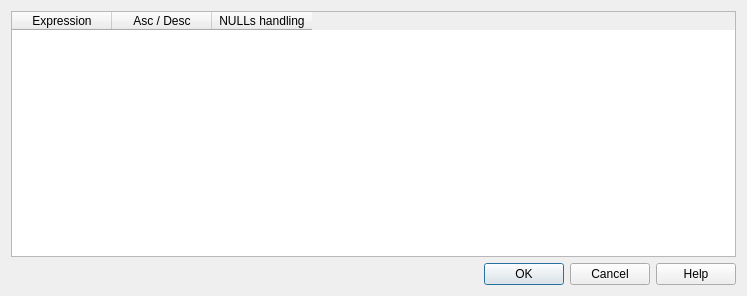
<?xml version="1.0" encoding="UTF-8"?>
<ui version="4.0">
 <class>OrderByDialogBase</class>
 <widget class="QDialog" name="OrderByDialogBase">
  <property name="geometry">
   <rect>
    <x>0</x>
    <y>0</y>
    <width>747</width>
    <height>296</height>
   </rect>
  </property>
  <property name="windowTitle">
   <string>Define Order</string>
  </property>
  <layout class="QGridLayout" name="gridLayout">
   <item row="1" column="0">
    <widget class="QDialogButtonBox" name="buttonBox">
     <property name="orientation">
      <enum>Qt::Horizontal</enum>
     </property>
     <property name="standardButtons">
      <set>QDialogButtonBox::Cancel|QDialogButtonBox::Help|QDialogButtonBox::Ok</set>
     </property>
    </widget>
   </item>
   <item row="0" column="0">
    <widget class="QTableWidget" name="mOrderByTableWidget">
     <column>
      <property name="text">
       <string>Expression</string>
      </property>
     </column>
     <column>
      <property name="text">
       <string>Asc / Desc</string>
      </property>
     </column>
     <column>
      <property name="text">
       <string>NULLs handling</string>
      </property>
     </column>
    </widget>
   </item>
  </layout>
 </widget>
 <resources/>
 <connections>
  <connection>
   <sender>buttonBox</sender>
   <signal>accepted()</signal>
   <receiver>OrderByDialogBase</receiver>
   <slot>accept()</slot>
   <hints>
    <hint type="sourcelabel">
     <x>248</x>
     <y>254</y>
    </hint>
    <hint type="destinationlabel">
     <x>157</x>
     <y>274</y>
    </hint>
   </hints>
  </connection>
  <connection>
   <sender>buttonBox</sender>
   <signal>rejected()</signal>
   <receiver>OrderByDialogBase</receiver>
   <slot>reject()</slot>
   <hints>
    <hint type="sourcelabel">
     <x>316</x>
     <y>260</y>
    </hint>
    <hint type="destinationlabel">
     <x>286</x>
     <y>274</y>
    </hint>
   </hints>
  </connection>
 </connections>
</ui>
